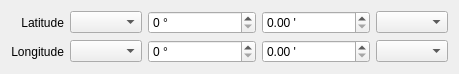
<ui version="4.0" >
 <class>PositionEditorWidget</class>
 <widget class="QWidget" name="PositionEditorWidget" >
  <property name="geometry" >
   <rect>
    <x>0</x>
    <y>0</y>
    <width>459</width>
    <height>72</height>
   </rect>
  </property>
  <property name="sizePolicy" >
   <sizepolicy vsizetype="Minimum" hsizetype="Expanding" >
    <horstretch>0</horstretch>
    <verstretch>0</verstretch>
   </sizepolicy>
  </property>
  <property name="windowTitle" >
   <string>Form</string>
  </property>
  <layout class="QVBoxLayout" >
   <item>
    <layout class="QGridLayout" >
     <item row="0" column="0" >
      <widget class="QLabel" name="label_lat" >
       <property name="text" >
        <string>Latitude</string>
       </property>
       <property name="alignment" >
        <set>Qt::AlignRight|Qt::AlignTrailing|Qt::AlignVCenter</set>
       </property>
      </widget>
     </item>
     <item row="0" column="1" >
      <widget class="QComboBox" name="lat_sign" >
       <property name="sizePolicy" >
        <sizepolicy vsizetype="Fixed" hsizetype="Minimum" >
         <horstretch>0</horstretch>
         <verstretch>0</verstretch>
        </sizepolicy>
       </property>
      </widget>
     </item>
     <item row="0" column="2" >
      <widget class="QSpinBox" name="lat_degrees" >
       <property name="sizePolicy" >
        <sizepolicy vsizetype="Fixed" hsizetype="Expanding" >
         <horstretch>0</horstretch>
         <verstretch>0</verstretch>
        </sizepolicy>
       </property>
       <property name="suffix" >
        <string> °</string>
       </property>
       <property name="maximum" >
        <number>89</number>
       </property>
      </widget>
     </item>
     <item row="0" column="3" >
      <widget class="QDoubleSpinBox" name="lat_minutes" >
       <property name="sizePolicy" >
        <sizepolicy vsizetype="Fixed" hsizetype="Expanding" >
         <horstretch>0</horstretch>
         <verstretch>0</verstretch>
        </sizepolicy>
       </property>
       <property name="suffix" >
        <string> '</string>
       </property>
       <property name="maximum" >
        <double>59.990000000000002</double>
       </property>
      </widget>
     </item>
     <item row="0" column="4" >
      <widget class="QComboBox" name="lat_NS" >
       <property name="sizePolicy" >
        <sizepolicy vsizetype="Fixed" hsizetype="Minimum" >
         <horstretch>0</horstretch>
         <verstretch>0</verstretch>
        </sizepolicy>
       </property>
      </widget>
     </item>
     <item row="1" column="0" >
      <widget class="QLabel" name="label_lon" >
       <property name="text" >
        <string>Longitude</string>
       </property>
       <property name="alignment" >
        <set>Qt::AlignRight|Qt::AlignTrailing|Qt::AlignVCenter</set>
       </property>
      </widget>
     </item>
     <item row="1" column="1" >
      <widget class="QComboBox" name="lon_sign" >
       <property name="sizePolicy" >
        <sizepolicy vsizetype="Fixed" hsizetype="Minimum" >
         <horstretch>0</horstretch>
         <verstretch>0</verstretch>
        </sizepolicy>
       </property>
      </widget>
     </item>
     <item row="1" column="2" >
      <widget class="QSpinBox" name="lon_degrees" >
       <property name="sizePolicy" >
        <sizepolicy vsizetype="Fixed" hsizetype="Expanding" >
         <horstretch>0</horstretch>
         <verstretch>0</verstretch>
        </sizepolicy>
       </property>
       <property name="suffix" >
        <string> °</string>
       </property>
       <property name="maximum" >
        <number>359</number>
       </property>
      </widget>
     </item>
     <item row="1" column="3" >
      <widget class="QDoubleSpinBox" name="lon_minutes" >
       <property name="sizePolicy" >
        <sizepolicy vsizetype="Fixed" hsizetype="Expanding" >
         <horstretch>0</horstretch>
         <verstretch>0</verstretch>
        </sizepolicy>
       </property>
       <property name="suffix" >
        <string> '</string>
       </property>
       <property name="maximum" >
        <double>59.990000000000002</double>
       </property>
      </widget>
     </item>
     <item row="1" column="4" >
      <widget class="QComboBox" name="lon_EW" >
       <property name="sizePolicy" >
        <sizepolicy vsizetype="Fixed" hsizetype="Minimum" >
         <horstretch>0</horstretch>
         <verstretch>0</verstretch>
        </sizepolicy>
       </property>
      </widget>
     </item>
    </layout>
   </item>
  </layout>
 </widget>
 <resources/>
 <connections/>
</ui>
